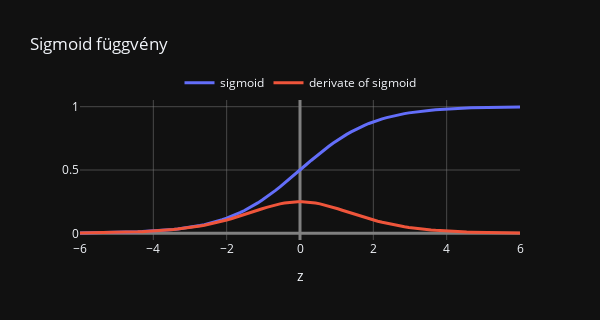

The code cell stored with this chart in its notebook:
### Markdown cell above
Az implementációnkat most vizuálisan ellenőrizzük.

### Code cell
x = np.linspace(-6, 6, 100)
y = sigmoid(x)
dy = sigmoid(x, derivate = True)

fig = go.Figure()
fig.add_trace(go.Scatter(x = x, y = y, mode='lines', name ='sigmoid'))
fig.add_trace(go.Scatter(x = x, y = dy, mode='lines', name = 'derivate of sigmoid'))

fig.update_layout(
    template='plotly_dark',
    xaxis_title = "z",
    title = "Sigmoid függvény",
    width=600,
    height=320,
    legend=dict(
        orientation="h",
        yanchor="bottom",
        y = 1.02,
        xanchor="center",
        x = 0.5)
)

fig.update_traces(line=dict( width=3))
fig.update_xaxes(showgrid=True, gridwidth=0.5, gridcolor='grey', zeroline=True, zerolinewidth=3, zerolinecolor='grey')
fig.update_yaxes(showgrid=True, gridwidth=0.5, gridcolor='grey', zeroline=True, zerolinewidth=3, zerolinecolor='grey')

fig.show()
